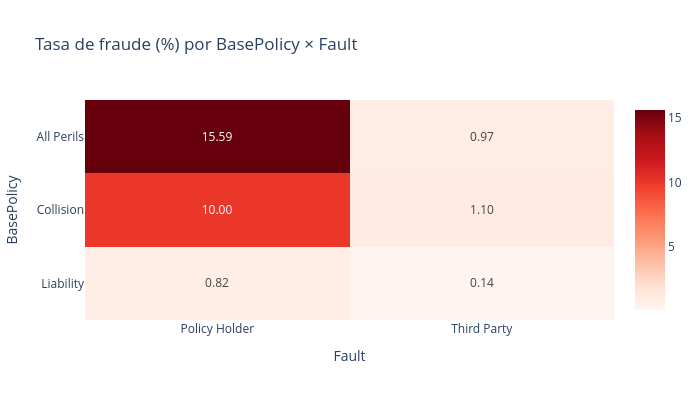

The notebook cell this image was saved under:
### Markdown cell above
**Justificación:** Se observa que tanto en hombres como en mujeres las medianas y los rangos intercuartílicos son muy similares entre las clases, esto indica que no existen diferencias significativas de edad según el sexo para los casos de fraude; en conclusión, el fraude no parece depender fuertemente del perfil demográfico  (sexo y edad), ya que las distribuciones son bastante comparables entre ambas clases.

### Code cell
# 7.3 Tasa de fraude por BasePolicy y Fault (heatmap segmentado)
pivot = df_clean.pivot_table(
    index='BasePolicy', columns='Fault',
    values='FraudFound_P', aggfunc='mean'
).round(4) * 100

fig = px.imshow(
    pivot, text_auto='.2f', aspect='auto',
    color_continuous_scale='Reds',
    title='Tasa de fraude (%) por BasePolicy × Fault'
)
fig.update_layout(width=700, height=400)
fig.show()

### Figure 1 — Plotly figure (JSON) as saved in the notebook; plotly's stock layout.template omitted (floating-point values rounded to 4 significant figures)
{"data": [{"coloraxis": "coloraxis", "hovertemplate": "Fault: %{x}<br>BasePolicy: %{y}<br>color: %{z}<extra></extra>", "name": "0", "texttemplate": "%{z:.2f}", "type": "heatmap", "x": ["Policy Holder", "Third Party"], "xaxis": "x", "y": ["All Perils", "Collision", "Liability"], "yaxis": "y", "z": [[15.59, 0.97], [10.0, 1.1], [0.82, 0.14]]}], "layout": {"coloraxis": {"colorscale": [[0, "rgb(255,245,240)"], [0.125, "rgb(254,224,210)"], [0.25, "rgb(252,187,161)"], [0.375, "rgb(252,146,114)"], [0.5, "rgb(251,106,74)"], [0.625, "rgb(239,59,44)"], [0.75, "rgb(203,24,29)"], [0.875, "rgb(165,15,21)"], [1, "rgb(103,0,13)"]]}, "height": 400, "title": {"text": "Tasa de fraude (%) por BasePolicy × Fault"}, "width": 700, "xaxis": {"anchor": "y", "domain": [0, 1], "title": {"text": "Fault"}}, "yaxis": {"anchor": "x", "autorange": "reversed", "domain": [0, 1], "title": {"text": "BasePolicy"}}}}
